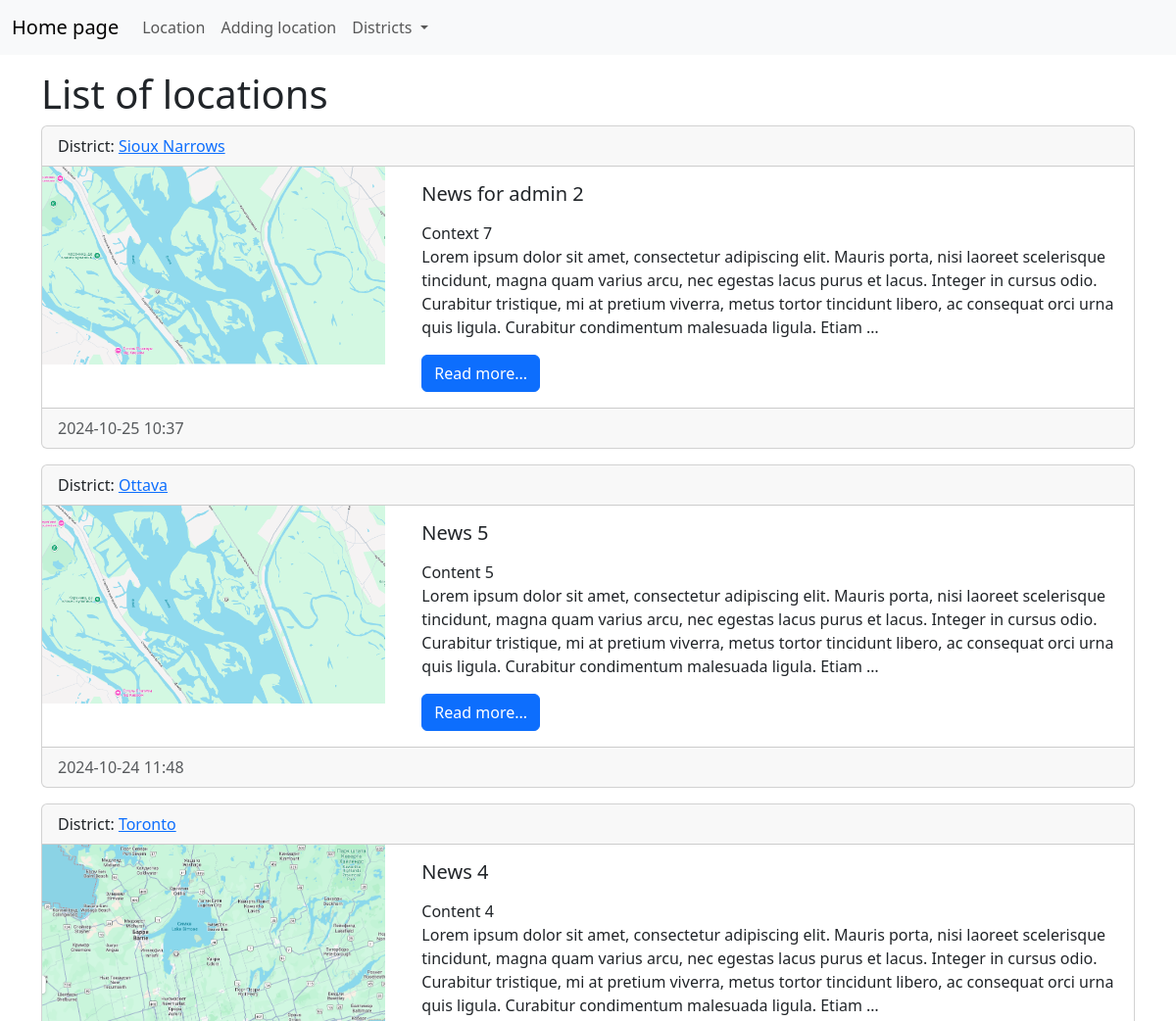
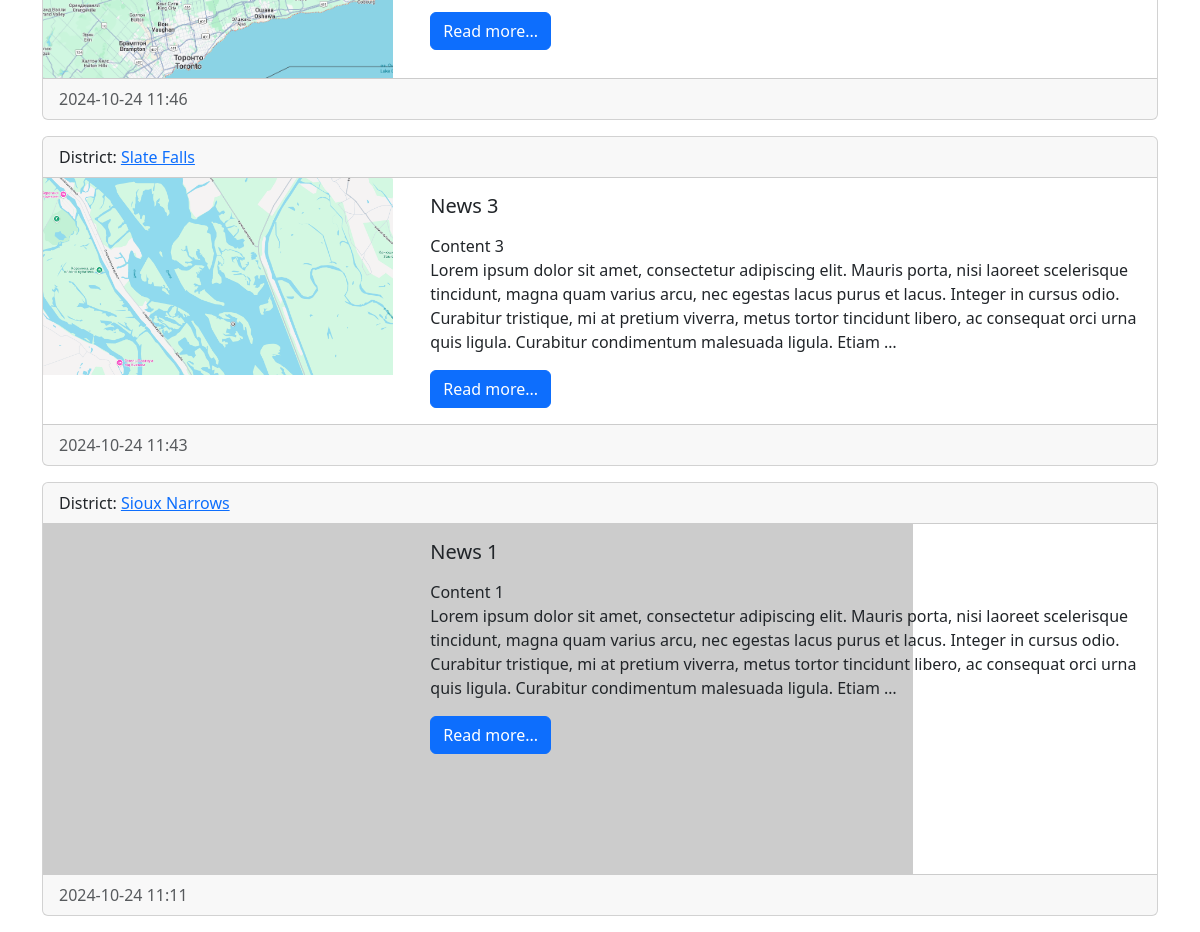
Before: / with the older database file (2 pictures, top to bottom).
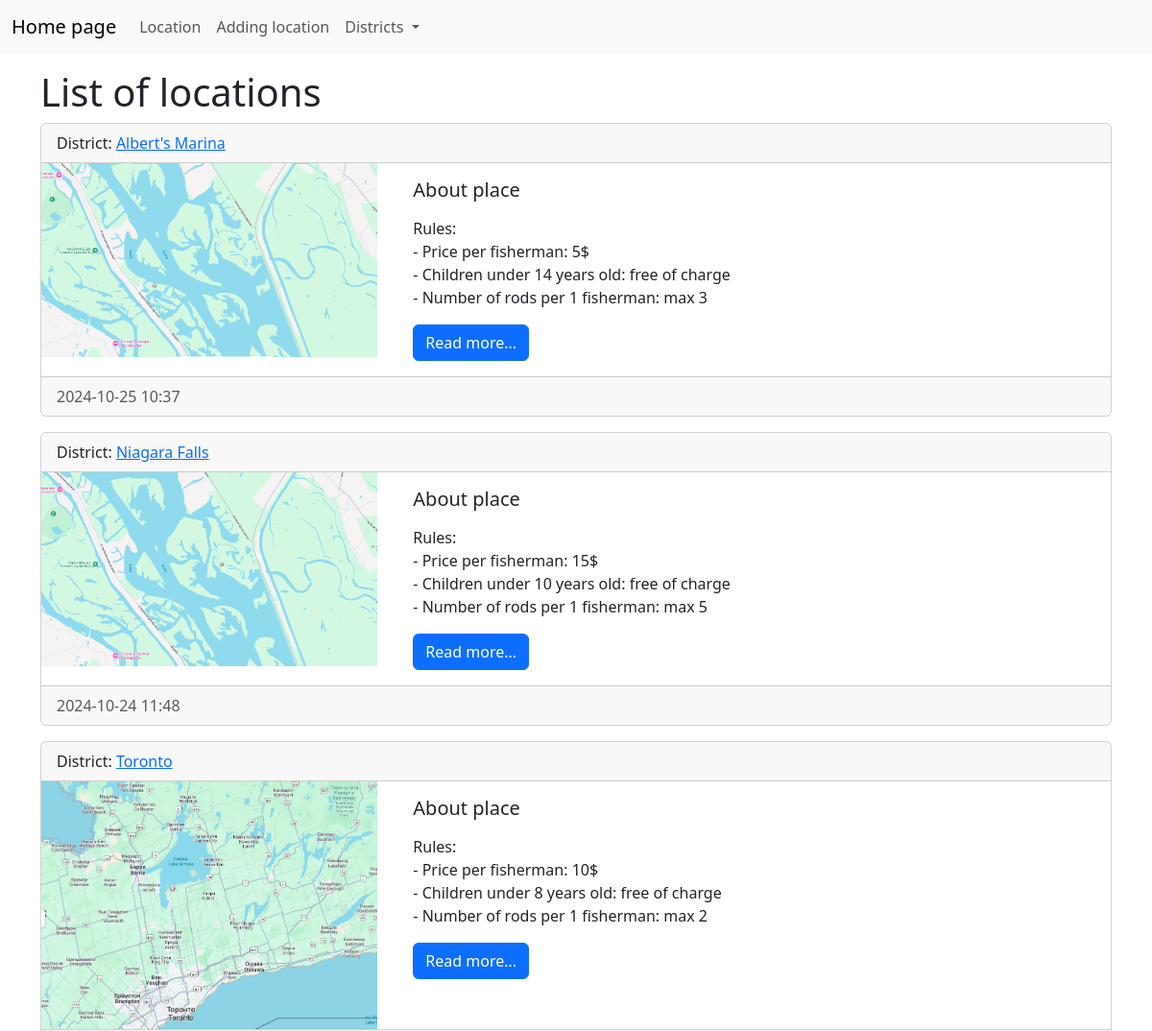
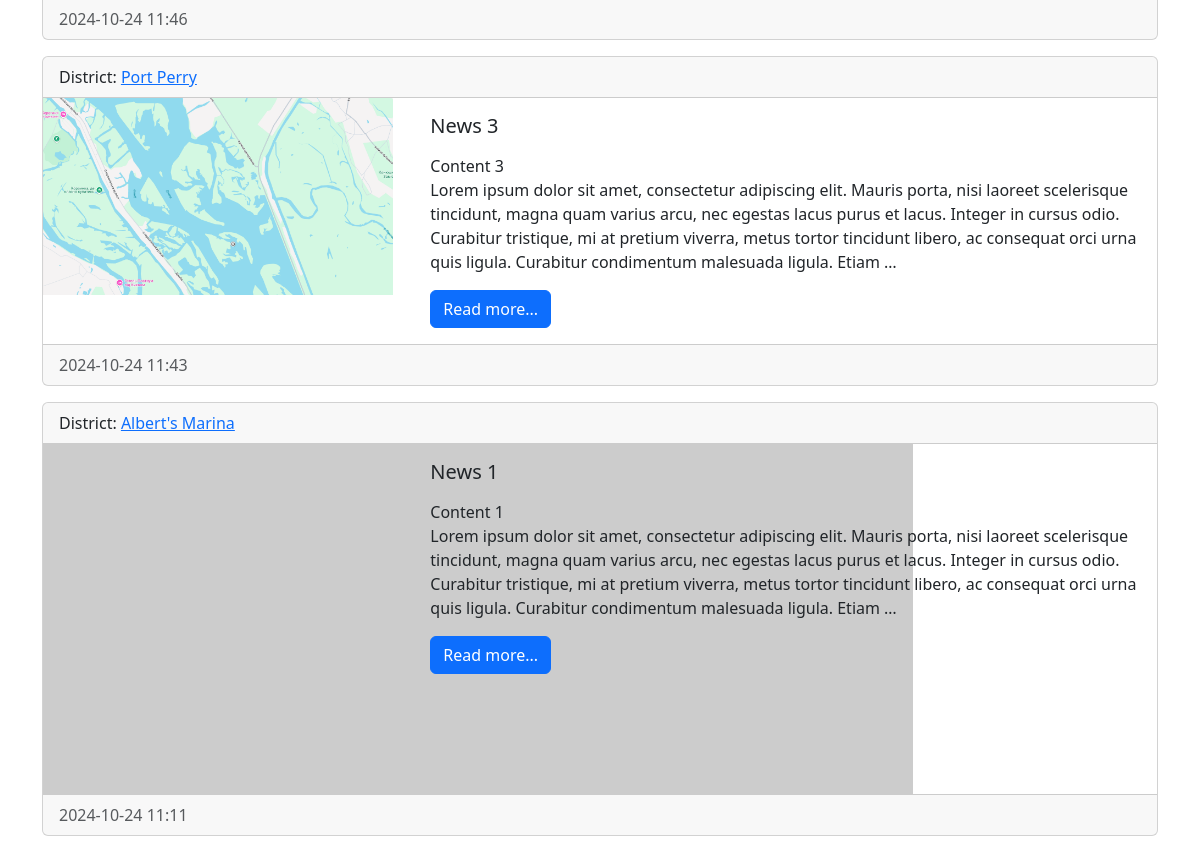
After: the same page with the newer database file (2 pictures, top to bottom).
### news/models.py (models this page shows, shortened)
class News(models.Model):
    title = models.CharField(max_length=150, verbose_name='Наименование')
    content = models.TextField(blank=True, verbose_name='Контекст')
    created_at = models.DateTimeField(auto_now_add=True, verbose_name='Дата публикации')
    updated_at = models.DateTimeField(auto_now=True, verbose_name='Дата обновления')
    photo = models.ImageField(upload_to='photos/%Y/%m/%d/', verbose_name='Фото', blank=True)
    is_published = models.BooleanField(default=True, verbose_name='Опубликовано')
    category = models.ForeignKey('Category', on_delete=models.PROTECT, null=True, verbose_name='Категория')
    class Meta:
        verbose_name = "Новость"
        verbose_name_plural = "Новости"
        ordering = ['-created_at', '-title']

class Category(models.Model):
    title = models.CharField(max_length=150, db_index=True, verbose_name='Наименование')
    def __str__(self):
        return self.title
    class Meta:
        verbose_name = "Категория"
        verbose_name_plural = "Категории"
        ordering = ['title']

### news/views.py (the view)
# urls.py: path("", index, name='home'),
def index(request):
    news = News.objects.all()
    category = Category.objects.all()
    mycontext = {
        'news': news,
        'category': category,
        'title': "List of locations"
    }
    return render(request, template_name="news/index.html", context=mycontext)

### news/templates/news/index.html (shortened to what this page needs)
<!doctype html>
<html lang="en">
  <head>
    <link href="https://cdn.jsdelivr.net/npm/bootstrap@5.3.3/dist/css/bootstrap.min.css" rel="stylesheet">
  </head>
  <body>
  <nav class="navbar navbar-expand-lg bg-body-tertiary">
    <div class="container-fluid">
      <a class="navbar-brand" href="{% url 'home' %}">Home page</a>
      <div class="collapse navbar-collapse" id="navbarSupportedContent">
        <ul class="navbar-nav me-auto mb-2 mb-lg-0">
          <li class="nav-item"><a class="nav-link" href="{% url 'home' %}">Location</a></li>
          <li class="nav-item"><a class="nav-link" href="#">Adding location</a></li>
          <li class="nav-item dropdown">
            <a class="nav-link dropdown-toggle" href="#" role="button" data-bs-toggle="dropdown" aria-expanded="false">
              Districts
            </a>
          </li>
        </ul>
      </div>
    </div>
  </nav>
  <div class="container mt-3">
    <h1>{{ title }}</h1>
    {% for item in news %}
      {% if item.is_published == 1 %}
      <div class="row g-0">
        <div class="card mb-3">
          <div class="card-header">
            District: <a href="{% url 'category' item.category.pk %}">{{ item.category }} </a>
          </div>
            <div class="row g-0">
              <div class="col-md-4">
                {% if item.photo %}
                    <img src="{{ item.photo.url }}" alt="" width="350" class="mr-3">
                {% else %}
                    <img src="https://picsum.photos/id/870/350/200?grayscale&blur=1" alt="" class="mr-3">
                {% endif %}
              </div>
              <div class="col-md-8">
                <div class="card-body">
                  <h5 class="card-title">{{ item.title }}</h5>
                  <p class="card-text">{{ item.content|safe|linebreaks|truncatewords:50 }}</p>
                  <a href="#" class="btn btn-primary">Read more...</a>
                </div>
              </div>
            </div>
          <div class="card-footer text-body-secondary">
            {{ item.created_at|date:"Y-m-d H:i" }}
          </div>
        </div>
      </div>
      {% endif %}
    {% endfor %}
  </div>
  </body>
</html>

Changed rows visible on the page:
changed News: category "Sioux Narrows" → "Albert's Marina"; title "News for admin 2" → "About place"; content "Context 7 Lorem ipsum dolor sit amet, consectetur adipiscing elit. Mauris porta, nisi laoreet scelerisque tincidunt, magna quam varius arcu, nec egestas lacus purus et lacus. Integer in cursus odio. Curabitur tristique, mi at pretium viverra, metus tortor tincidunt libero, ac consequat orci urna quis ligula. Curabitur condimentum malesuada ligula. Etiam …" → "Rules: - Price per fisherman: 5$ - Children under 14 years old: free of charge - Number of rods per 1 fisherman: max 3"
changed News: category "Ottava" → "Niagara Falls"; title "News 5" → "About place"; content "Content 5 Lorem ipsum dolor sit amet, consectetur adipiscing elit. Mauris porta, nisi laoreet scelerisque tincidunt, magna quam varius arcu, nec egestas lacus purus et lacus. Integer in cursus odio. Curabitur tristique, mi at pretium viverra, metus tortor tincidunt libero, ac consequat orci urna quis ligula. Curabitur condimentum malesuada ligula. Etiam …" → "Rules: - Price per fisherman: 15$ - Children under 10 years old: free of charge - Number of rods per 1 fisherman: max 5"
changed News "Toronto": title "News 4" → "About place"; content "Content 4 Lorem ipsum dolor sit amet, consectetur adipiscing elit. Mauris porta, nisi laoreet scelerisque tincidunt, magna quam varius arcu, nec egestas lacus purus et lacus. Integer in cursus odio. Curabitur tristique, mi at pretium viverra, metus tortor tincidunt libero, ac consequat orci urna quis ligula. Curabitur condimentum malesuada ligula. Etiam …" → "Rules: - Price per fisherman: 10$ - Children under 8 years old: free of charge - Number of rods per 1 fisherman: max 2"
changed through a linked row, News "News 3": category "Slate Falls" → "Port Perry"
changed through a linked row, News "News 1": category "Sioux Narrows" → "Albert's Marina"
